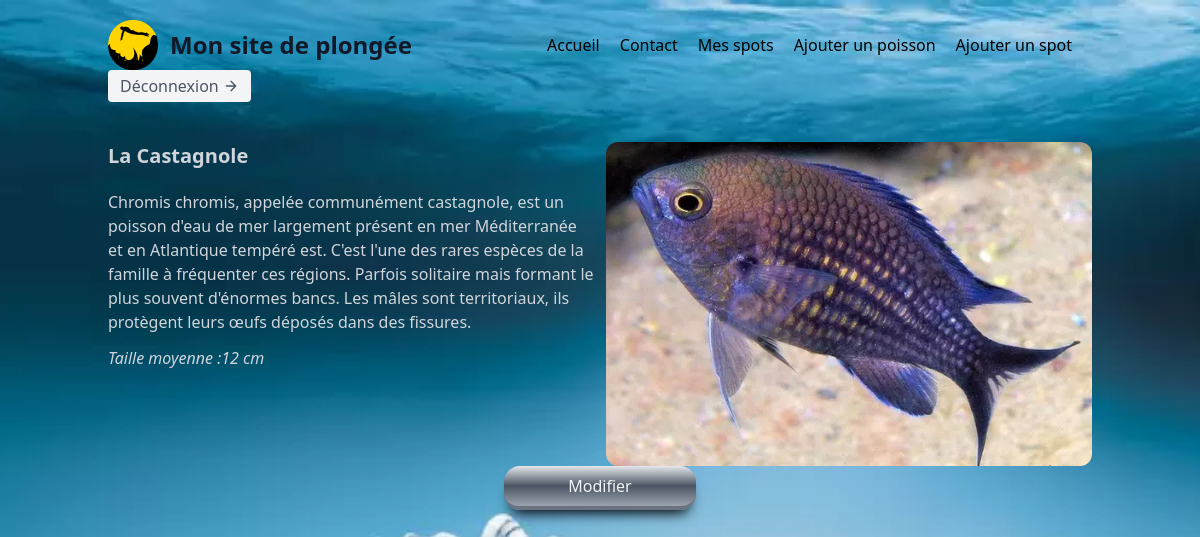
Page /pages/about/about_fish.php?id=1 (signed in) on the committed database.
### tables this page shows
CREATE TABLE `fishs` (
  `id` int NOT NULL,
  `fish_name` varchar(50) NOT NULL,
  `average_size` varchar(50) NOT NULL,
  `about` text NOT NULL,
  `image` text NOT NULL
);

### pages/about/about_fish.php (the view, shortened to what this page needs)
<?php session_start();
require_once(__DIR__.'../../../assets/php/middleware/db_connect.php');
$getData=$_GET;
$retrieveFishs = $mysqlClient->prepare('SELECT * FROM fishs WHERE id=:id');
$retrieveFishs->execute([
    'id'=>(int)$getData['id'],
]);
$detailsfish=$retrieveFishs->fetchAll(PDO::FETCH_ASSOC);
$fish=[
    'id'=>$detailsfish[0]['id'],
    'fish_name'=>$detailsfish[0]['fish_name'],
    'average_size'=>$detailsfish[0]['average_size'],
    'about'=>$detailsfish[0]['about'],
    'image'=>$detailsfish[0]['image'],
];
?>
<!DOCTYPE html>
<html lang="fr">
<head>
    <link rel="stylesheet" href="/build/output.css">
</head>
<body class="bg-cover bg-center h-screen" style="background-image: url('../../assets/images/fonds-marins.webp'); ">
    <?php require_once(dirname(__DIR__,2).'./assets/php/components/header.php' ); ?>
    <main class="container mx-auto p-5">
        <section class="grid grid-cols-2 gap-3">
            <div>
                <h3 class="text-xl font-semibold mb-5 text-gray-300"> <?php echo $fish['fish_name']; ?> </h3>
                <p class="mb-3 text-gray-300"><?php echo $fish['about']; ?> </p>
                <p class="text-gray-300 italic">Taille moyenne :<?php echo $fish['average_size']; ?> </p>
            </div>
            <div class="mx-auto">
                <img class="rounded-xl" src="../../assets/.<?php echo $fish['image']; ?>" alt="<?php echo $fish['fish_name']; ?> ">
            </div>
        </section>
        <div class="w-full flex justify-center">
		<a  href="/pages/about/modify_fish.php?id=<?php echo($fish['id']); ?>" @endif
			class="flex text-gray-100 justify-center transition duration-200 ease-in-out transform px-4 py-2 w-48 border-b-4 border-gray-500 hover:border-b-2 bg-gradient-to-t from-gray-400  via-gray-600 to-gray-200 rounded-2xl hover:translate-y-px "
			style="-webkit-box-shadow: 0px 10px 13px -7px #000000, 5px 5px 15px 8px rgba(0,0,0,0);
			box-shadow: 0px 10px 13px -7px #000000, 5px 5px 15px 5px rgba(0,0,0,0);">
            Modifier
		</a>
	</div>
    </main>
</body>
</html>

### rows in the picture
fishs: fish_name "La Castagnole", about "Chromis chromis, appelée communément castagnole, est un poisson d'eau de mer largement présent en mer Méditerranée et en Atlantique tempéré est. C'est l'une des rares espèces de la famille à fréquenter ces régions. Parfois solitaire mais formant le plus souvent d'énormes bancs. Les mâles sont territoriaux, ils protègent leurs œufs déposés dans des fissures.", average_size "12 cm", image (picture)
